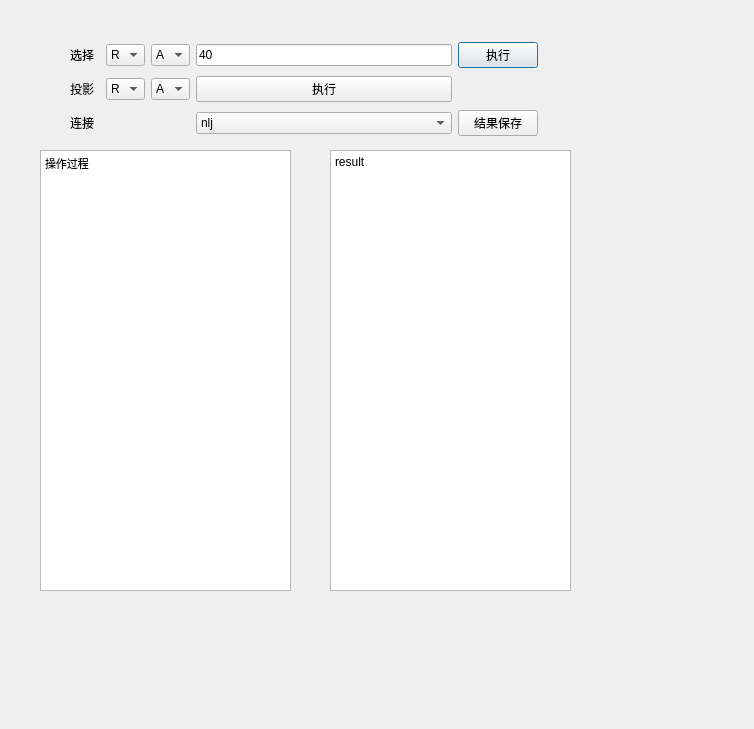
<?xml version="1.0" encoding="UTF-8"?>
<ui version="4.0">
 <class>Dialog</class>
 <widget class="QDialog" name="Dialog">
  <property name="geometry">
   <rect>
    <x>0</x>
    <y>0</y>
    <width>754</width>
    <height>729</height>
   </rect>
  </property>
  <property name="windowTitle">
   <string>Dialog</string>
  </property>
  <widget class="QTextEdit" name="log">
   <property name="geometry">
    <rect>
     <x>40</x>
     <y>150</y>
     <width>251</width>
     <height>441</height>
    </rect>
   </property>
   <property name="readOnly">
    <bool>true</bool>
   </property>
   <property name="html">
    <string>&lt;!DOCTYPE HTML PUBLIC &quot;-//W3C//DTD HTML 4.0//EN&quot; &quot;http://www.w3.org/TR/REC-html40/strict.dtd&quot;&gt;
&lt;html&gt;&lt;head&gt;&lt;meta name=&quot;qrichtext&quot; content=&quot;1&quot; /&gt;&lt;style type=&quot;text/css&quot;&gt;
p, li { white-space: pre-wrap; }
&lt;/style&gt;&lt;/head&gt;&lt;body style=&quot; font-family:'SimSun'; font-size:9pt; font-weight:400; font-style:normal;&quot;&gt;
&lt;p style=&quot; margin-top:0px; margin-bottom:0px; margin-left:0px; margin-right:0px; -qt-block-indent:0; text-indent:0px;&quot;&gt;&lt;span style=&quot; font-family:'MS Shell Dlg 2'; font-size:8.25pt;&quot;&gt;操作过程&lt;/span&gt;&lt;/p&gt;
&lt;p style=&quot;-qt-paragraph-type:empty; margin-top:0px; margin-bottom:0px; margin-left:0px; margin-right:0px; -qt-block-indent:0; text-indent:0px; font-family:'MS Shell Dlg 2'; font-size:8.25pt;&quot;&gt;&lt;br /&gt;&lt;/p&gt;
&lt;p style=&quot;-qt-paragraph-type:empty; margin-top:0px; margin-bottom:0px; margin-left:0px; margin-right:0px; -qt-block-indent:0; text-indent:0px; font-family:'MS Shell Dlg 2'; font-size:8.25pt;&quot;&gt;&lt;br /&gt;&lt;/p&gt;&lt;/body&gt;&lt;/html&gt;</string>
   </property>
  </widget>
  <widget class="QTextEdit" name="res">
   <property name="geometry">
    <rect>
     <x>330</x>
     <y>150</y>
     <width>241</width>
     <height>441</height>
    </rect>
   </property>
   <property name="readOnly">
    <bool>true</bool>
   </property>
   <property name="html">
    <string>&lt;!DOCTYPE HTML PUBLIC &quot;-//W3C//DTD HTML 4.0//EN&quot; &quot;http://www.w3.org/TR/REC-html40/strict.dtd&quot;&gt;
&lt;html&gt;&lt;head&gt;&lt;meta name=&quot;qrichtext&quot; content=&quot;1&quot; /&gt;&lt;style type=&quot;text/css&quot;&gt;
p, li { white-space: pre-wrap; }
&lt;/style&gt;&lt;/head&gt;&lt;body style=&quot; font-family:'SimSun'; font-size:9pt; font-weight:400; font-style:normal;&quot;&gt;
&lt;p style=&quot; margin-top:0px; margin-bottom:0px; margin-left:0px; margin-right:0px; -qt-block-indent:0; text-indent:0px;&quot;&gt;result&lt;/p&gt;
&lt;p style=&quot;-qt-paragraph-type:empty; margin-top:0px; margin-bottom:0px; margin-left:0px; margin-right:0px; -qt-block-indent:0; text-indent:0px;&quot;&gt;&lt;br /&gt;&lt;/p&gt;&lt;/body&gt;&lt;/html&gt;</string>
   </property>
  </widget>
  <widget class="QWidget" name="">
   <property name="geometry">
    <rect>
     <x>70</x>
     <y>40</y>
     <width>468</width>
     <height>100</height>
    </rect>
   </property>
   <layout class="QGridLayout" name="gridLayout">
    <item row="0" column="0">
     <widget class="QLabel" name="label">
      <property name="text">
       <string>选择</string>
      </property>
     </widget>
    </item>
    <item row="0" column="2">
     <widget class="QComboBox" name="select1">
      <item>
       <property name="text">
        <string>R</string>
       </property>
      </item>
      <item>
       <property name="text">
        <string>S</string>
       </property>
      </item>
     </widget>
    </item>
    <item row="0" column="3">
     <widget class="QComboBox" name="select2">
      <item>
       <property name="text">
        <string>A</string>
       </property>
      </item>
      <item>
       <property name="text">
        <string>B</string>
       </property>
      </item>
      <item>
       <property name="text">
        <string>C</string>
       </property>
      </item>
      <item>
       <property name="text">
        <string>D</string>
       </property>
      </item>
     </widget>
    </item>
    <item row="0" column="4">
     <widget class="QLineEdit" name="select3">
      <property name="text">
       <string>40</string>
      </property>
     </widget>
    </item>
    <item row="0" column="5">
     <widget class="QPushButton" name="selectb">
      <property name="text">
       <string>执行</string>
      </property>
     </widget>
    </item>
    <item row="1" column="0" colspan="2">
     <widget class="QLabel" name="label_2">
      <property name="text">
       <string>投影</string>
      </property>
     </widget>
    </item>
    <item row="1" column="2">
     <widget class="QComboBox" name="project1">
      <item>
       <property name="text">
        <string>R</string>
       </property>
      </item>
      <item>
       <property name="text">
        <string>S</string>
       </property>
      </item>
     </widget>
    </item>
    <item row="1" column="3">
     <widget class="QComboBox" name="project2">
      <item>
       <property name="text">
        <string>A</string>
       </property>
      </item>
      <item>
       <property name="text">
        <string>B</string>
       </property>
      </item>
      <item>
       <property name="text">
        <string>C</string>
       </property>
      </item>
      <item>
       <property name="text">
        <string>D</string>
       </property>
      </item>
     </widget>
    </item>
    <item row="1" column="4">
     <widget class="QPushButton" name="projectb">
      <property name="text">
       <string>执行</string>
      </property>
     </widget>
    </item>
    <item row="2" column="0">
     <widget class="QLabel" name="label_3">
      <property name="text">
       <string>连接</string>
      </property>
     </widget>
    </item>
    <item row="2" column="5">
     <widget class="QPushButton" name="save">
      <property name="text">
       <string>结果保存</string>
      </property>
     </widget>
    </item>
    <item row="2" column="4">
     <widget class="QComboBox" name="join1">
      <item>
       <property name="text">
        <string>nlj</string>
       </property>
      </item>
      <item>
       <property name="text">
        <string>hash_join</string>
       </property>
      </item>
      <item>
       <property name="text">
        <string>sort_merge_join</string>
       </property>
      </item>
     </widget>
    </item>
   </layout>
  </widget>
 </widget>
 <resources/>
 <connections/>
</ui>
